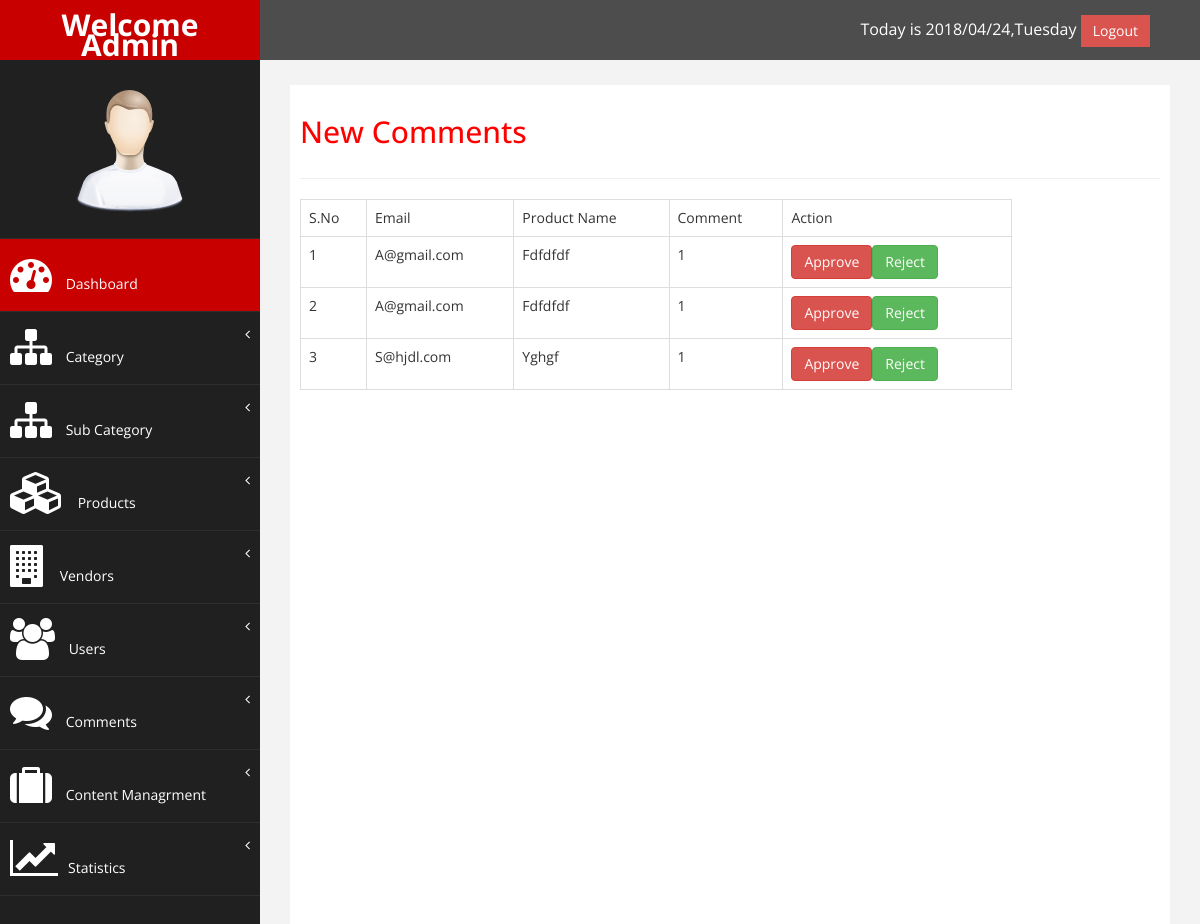
Page /admin/comment.php (signed in) on the committed database.
### tables this page shows
CREATE TABLE `comments` (
  `Id` int(11) NOT NULL,
  `email` varchar(11) NOT NULL,
  `Pid` int(11) NOT NULL,
  `Status` varchar(255) NOT NULL,
  `Comment` varchar(25) NOT NULL,
  `DateTime` timestamp NOT NULL DEFAULT CURRENT_TIMESTAMP ON UPDATE CURRENT_TIMESTAMP
);

### admin/comment.php (the view, shortened to what this page needs)
<?php
include("header.php");?>
<div id="page-inner">
<div class="row">
<div class="col-md-12">
<h2> New Comments</h2>
</div>
</div>
<hr/>
<div class="row">
<div class="col-md-10">
<table class="table table-bordered">
  <tr>
    <td>S.No</td>
    <td>Email</td>
      <td>Product Name</td>
            <td>Comment</td>
    <td>Action</td>
  </tr>
  <?php
  $query="select * from comments where Status='pending'";
  $sql=mysqli_query($conn,$query);
  if(mysqli_num_rows($sql) > 0){
	  $i=1;
while($row=mysqli_fetch_assoc($sql)){
  ?>
  <tr>
    <td><?php echo $i++; ?></td>
     <td><?php echo ucwords($row['email']);?> </td>
      <td><?php echo ucwords($row['Comment']);?> </td>
    <td><?php
	 echo ucwords($row['Pid']);?> </td>
    <td><a href="comment.php?cid=<?php echo $row['Id'];?>" class="btn btn-danger"> Approve</a><a href="del.php?comid=<?php echo $row['Id'];?>" class="btn btn-success"> Reject</a></td>
  </tr>
  <?php
}
  }
  ?>
</table>
</div>
</div>
</div>
<?php
include("footer.php");?>

### admin/assets/css/custom.css (style rules this page uses)
body { font-family: 'Open Sans', sans-serif; }
#page-inner { width:100%; margin:10px 20px 10px 0px; background-color:#fff!important; padding:10px; min-height:1200px; }
h2 { color: #f00; }

### rows in the picture
comments: email "A@gmail.com", Comment "Fdfdfdf", Pid "1"
comments: email "A@gmail.com", Comment "Fdfdfdf", Pid "1"
comments: email "S@hjdl.com", Comment "Yghgf", Pid "1"
